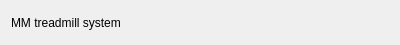
<?xml version="1.0" encoding="UTF-8"?>
<ui version="4.0">
 <class>Form</class>
 <widget class="QWidget" name="Form">
  <property name="geometry">
   <rect>
    <x>0</x>
    <y>0</y>
    <width>400</width>
    <height>45</height>
   </rect>
  </property>
  <property name="windowTitle">
   <string>Form</string>
  </property>
  <layout class="QHBoxLayout" name="horizontalLayout_2">
   <item>
    <layout class="QHBoxLayout" name="horizontalLayout">
     <item>
      <widget class="QLabel" name="mm_txt">
       <property name="text">
        <string>MM treadmill system</string>
       </property>
      </widget>
     </item>
     <item>
      <widget class="QLabel" name="sys_lbl">
       <property name="text">
        <string/>
       </property>
       <property name="textFormat">
        <enum>Qt::PlainText</enum>
       </property>
       <property name="pixmap">
        <pixmap resource="../lib/assets/res.qrc">:/images/Frame.png</pixmap>
       </property>
       <property name="wordWrap">
        <bool>true</bool>
       </property>
      </widget>
     </item>
    </layout>
   </item>
  </layout>
 </widget>
 <resources>
  <include location="../lib/assets/res.qrc"/>
  <include location="C:/progs/lib/assets/res.qrc"/>
 </resources>
 <connections/>
</ui>
